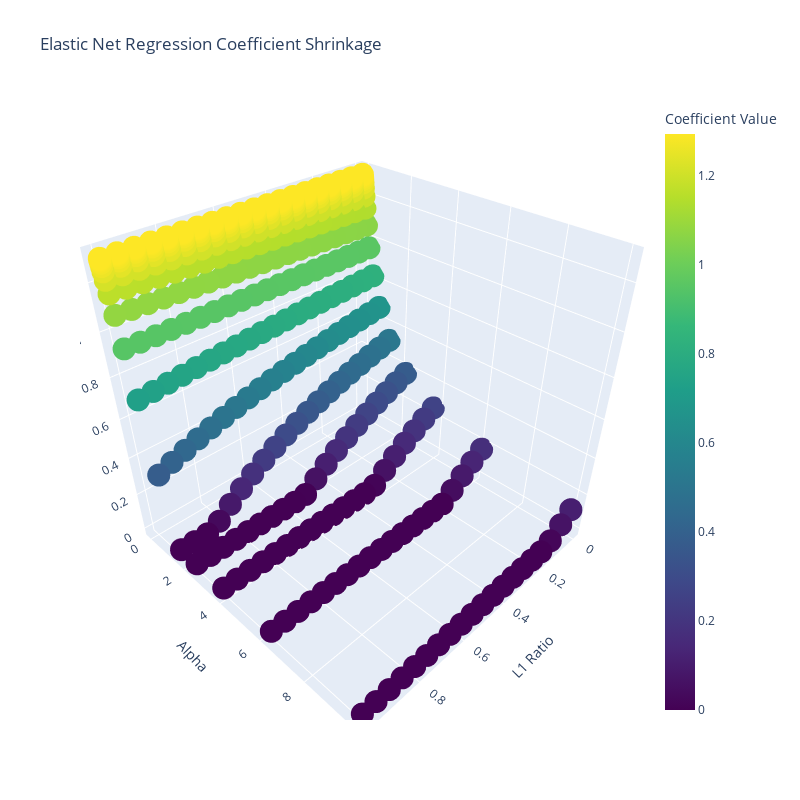

Here is the notebook cell this chart was saved with:
### Code cell
# Update layout
fig.update_layout(
    scene = dict(
        xaxis_title='L1 Ratio',
        yaxis_title='Alpha',
        zaxis_title='Coefficient Value',
    ),
    width=800,
    height=800
)

### Figure 1 — Plotly figure (JSON) as saved in the notebook; plotly's stock layout.template omitted (floating-point values rounded to 4 significant figures; data arrays with more than 128 entries replaced by an {"elided": "..."} marker saying what was removed)
{"data": [{"hovertemplate": "L1 Ratio (0=Ridge, 1=Lasso)=%{x}<br>Alpha (Regularization Strength)=%{y}<br>Coefficient Value=%{marker.color}<extra></extra>", "legendgroup": "", "marker": {"color": {"elided": "400 float values"}, "coloraxis": "coloraxis", "symbol": "circle"}, "mode": "markers", "name": "", "scene": "scene", "showlegend": false, "type": "scatter3d", "x": {"elided": "400 float values"}, "y": {"elided": "400 float values"}, "z": {"elided": "400 float values"}}], "layout": {"coloraxis": {"colorbar": {"title": {"text": "Coefficient Value"}}, "colorscale": [[0, "#440154"], [0.1111, "#482878"], [0.2222, "#3e4989"], [0.3333, "#31688e"], [0.4444, "#26828e"], [0.5556, "#1f9e89"], [0.6667, "#35b779"], [0.7778, "#6ece58"], [0.8889, "#b5de2b"], [1, "#fde725"]]}, "height": 800, "legend": {"tracegroupgap": 0}, "scene": {"domain": {"x": [0, 1], "y": [0, 1]}, "xaxis": {"title": {"text": "L1 Ratio"}}, "yaxis": {"title": {"text": "Alpha"}}, "zaxis": {"title": {"text": "Coefficient Value"}}}, "title": {"text": "Elastic Net Regression Coefficient Shrinkage"}, "width": 800}}
